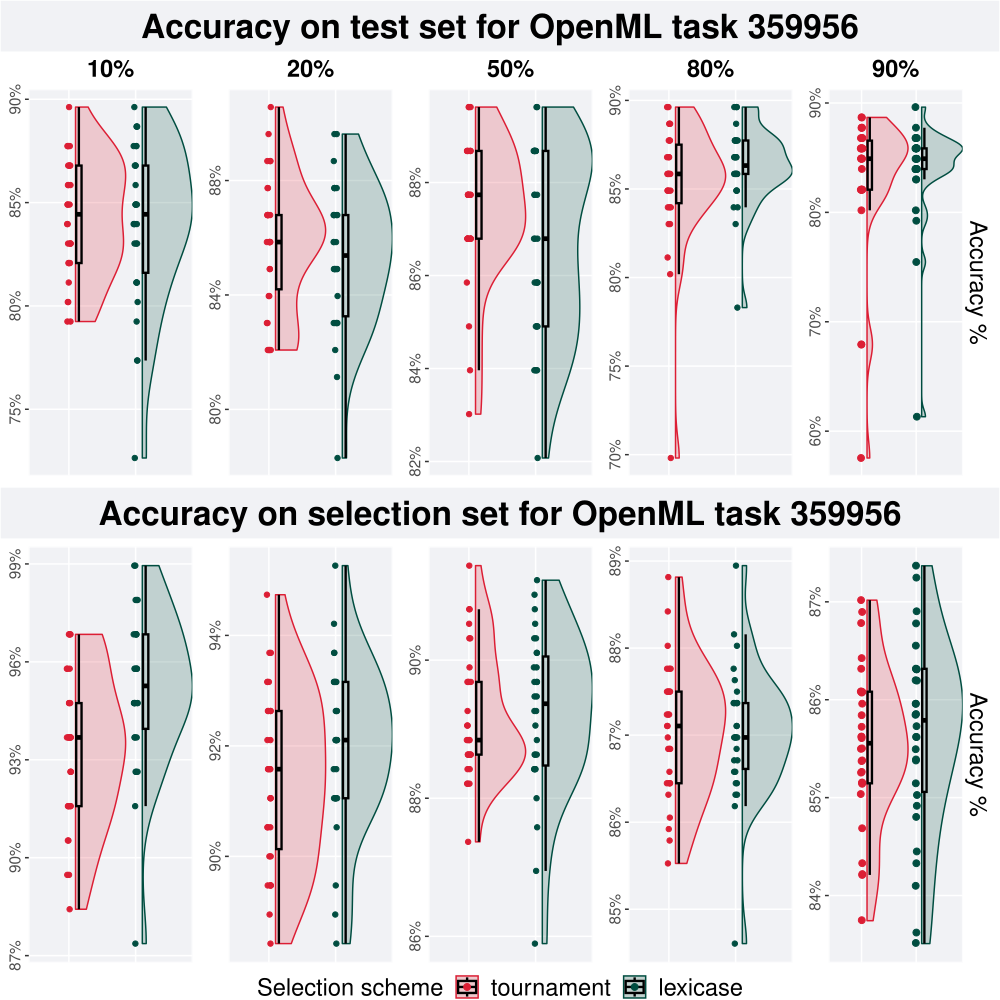

Reproduce this figure in R.
# task 359956
task = 359956

# 10% split
test_10p = test_plot(task, '10%')
train_10p = train_plot(task, '10%')

# 20% split
test_20p = test_plot(task, '20%')
train_20p = train_plot(task, '20%')

# 50% split
test_50p = test_plot(task, '50%')
train_50p = train_plot(task, '50%')

# 80% split
test_80p = test_plot(task, '80%')
train_80p = train_plot(task, '80%')

# 90% split
test_90p = test_plot_last_col(task, '90%')
train_90p = train_plot_last_col(task, '90%')

# get legend
legend <- cowplot::get_legend(
  train_90p +
    guides(
      shape=guide_legend(nrow=1,title="Selection scheme"),
      color=guide_legend(nrow=1,title="Selection scheme"),
      fill=guide_legend(nrow=1,title="Selection scheme")
    ) +
    theme(
      legend.position = "top",
      legend.box="verticle",
      legend.justification="center"
    )
)

# make a single row plot
test_row <- test_row_p(test_10p, test_20p, test_50p, test_80p, test_90p)

train_row = train_row_p(train_10p, train_20p, train_50p, train_80p, train_90p)

plot = plot_grid(
  ggdraw() + draw_label("Accuracy on test set for OpenML task 359956", fontface='bold', size = 24) + p_theme,
  test_row,
  ggdraw() + draw_label("Accuracy on selection set for OpenML task 359956", fontface='bold', size = 24) + p_theme,
  train_row,
  legend,
  nrow = 5,
  rel_heights = c(0.12,1.0,0.12,1.0,0.06)
)

save_plot(
  paste(filename ="task-359956.pdf"),
  plot,
  base_width=10,
  base_height=10
)
